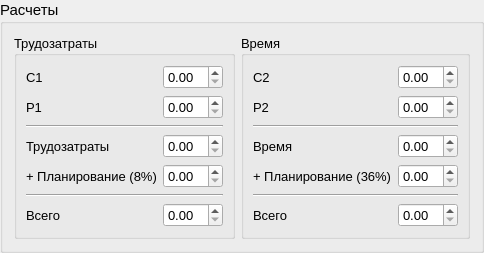
     <widget class="QGroupBox" name="groupBox_2">
      <property name="sizePolicy">
       <sizepolicy hsizetype="Preferred" vsizetype="Expanding">
        <horstretch>0</horstretch>
        <verstretch>0</verstretch>
       </sizepolicy>
      </property>
      <property name="font">
       <font>
        <pointsize>11</pointsize>
       </font>
      </property>
      <property name="title">
       <string>Расчеты</string>
      </property>
      <layout class="QGridLayout" name="gridLayout_8">
       <item row="0" column="1">
        <widget class="QGroupBox" name="groupBox_4">
         <property name="font">
          <font>
           <pointsize>10</pointsize>
          </font>
         </property>
         <property name="title">
          <string>Время</string>
         </property>
         <layout class="QGridLayout" name="gridLayout_10">
          <item row="0" column="1">
           <widget class="QDoubleSpinBox" name="doubleSpinBox_4">
            <property name="maximumSize">
             <size>
              <width>225</width>
              <height>16777215</height>
             </size>
            </property>
           </widget>
          </item>
          <item row="1" column="1">
           <widget class="QDoubleSpinBox" name="doubleSpinBox_5">
            <property name="maximumSize">
             <size>
              <width>225</width>
              <height>16777215</height>
             </size>
            </property>
           </widget>
          </item>
          <item row="4" column="0">
           <widget class="QLabel" name="label_13">
            <property name="text">
             <string>+ Планирование (36%)</string>
            </property>
           </widget>
          </item>
          <item row="3" column="1">
           <widget class="QDoubleSpinBox" name="doubleSpinBox_9">
            <property name="maximumSize">
             <size>
              <width>225</width>
              <height>16777215</height>
             </size>
            </property>
           </widget>
          </item>
          <item row="0" column="0">
           <widget class="QLabel" name="label_7">
            <property name="text">
             <string>C2</string>
            </property>
           </widget>
          </item>
          <item row="6" column="1">
           <widget class="QDoubleSpinBox" name="doubleSpinBox_11">
            <property name="maximumSize">
             <size>
              <width>225</width>
              <height>16777215</height>
             </size>
            </property>
           </widget>
          </item>
          <item row="2" column="0" colspan="2">
           <widget class="Line" name="line_3">
            <property name="orientation">
             <enum>Qt::Horizontal</enum>
            </property>
           </widget>
          </item>
          <item row="4" column="1">
           <widget class="QDoubleSpinBox" name="doubleSpinBox_10">
            <property name="maximumSize">
             <size>
              <width>225</width>
              <height>16777215</height>
             </size>
            </property>
           </widget>
          </item>
          <item row="1" column="0">
           <widget class="QLabel" name="label_8">
            <property name="text">
             <string>P2</string>
            </property>
           </widget>
          </item>
          <item row="6" column="0">
           <widget class="QLabel" name="label_14">
            <property name="text">
             <string>Всего</string>
            </property>
           </widget>
          </item>
          <item row="3" column="0">
           <widget class="QLabel" name="label_12">
            <property name="text">
             <string>Время</string>
            </property>
           </widget>
          </item>
          <item row="5" column="0" colspan="2">
           <widget class="Line" name="line_4">
            <property name="orientation">
             <enum>Qt::Horizontal</enum>
            </property>
           </widget>
          </item>
         </layout>
        </widget>
       </item>
       <item row="0" column="0">
        <widget class="QGroupBox" name="groupBox_3">
         <property name="font">
          <font>
           <pointsize>10</pointsize>
          </font>
         </property>
         <property name="title">
          <string>Трудозатраты</string>
         </property>
         <layout class="QGridLayout" name="gridLayout_9">
          <item row="6" column="0">
           <widget class="QLabel" name="label_11">
            <property name="text">
             <string>Всего</string>
            </property>
           </widget>
          </item>
          <item row="2" column="0" colspan="2">
           <widget class="Line" name="line_2">
            <property name="orientation">
             <enum>Qt::Horizontal</enum>
            </property>
           </widget>
          </item>
          <item row="4" column="1">
           <widget class="QDoubleSpinBox" name="doubleSpinBox_7">
            <property name="maximumSize">
             <size>
              <width>225</width>
              <height>16777215</height>
             </size>
            </property>
           </widget>
          </item>
          <item row="1" column="1">
           <widget class="QDoubleSpinBox" name="doubleSpinBox_3">
            <property name="maximumSize">
             <size>
              <width>225</width>
              <height>16777215</height>
             </size>
            </property>
           </widget>
          </item>
          <item row="3" column="0">
           <widget class="QLabel" name="label_9">
            <property name="text">
             <string>Трудозатраты</string>
            </property>
           </widget>
          </item>
          <item row="4" column="0">
           <widget class="QLabel" name="label_10">
            <property name="text">
             <string>+ Планирование (8%)</string>
            </property>
           </widget>
          </item>
          <item row="6" column="1">
           <widget class="QDoubleSpinBox" name="doubleSpinBox_8">
            <property name="maximumSize">
             <size>
              <width>225</width>
              <height>16777215</height>
             </size>
            </property>
           </widget>
          </item>
          <item row="3" column="1">
           <widget class="QDoubleSpinBox" name="doubleSpinBox_6">
            <property name="maximumSize">
             <size>
              <width>225</width>
              <height>16777215</height>
             </size>
            </property>
           </widget>
          </item>
          <item row="5" column="0" colspan="2">
           <widget class="Line" name="line">
            <property name="orientation">
             <enum>Qt::Horizontal</enum>
            </property>
           </widget>
          </item>
          <item row="0" column="0">
           <widget class="QLabel" name="label_5">
            <property name="text">
             <string>C1</string>
            </property>
           </widget>
          </item>
          <item row="0" column="1">
           <widget class="QDoubleSpinBox" name="doubleSpinBox_2">
            <property name="maximumSize">
             <size>
              <width>225</width>
              <height>16777215</height>
             </size>
            </property>
           </widget>
          </item>
          <item row="1" column="0">
           <widget class="QLabel" name="label_6">
            <property name="text">
             <string>P1</string>
            </property>
           </widget>
          </item>
         </layout>
        </widget>
       </item>
      </layout>
     </widget>
